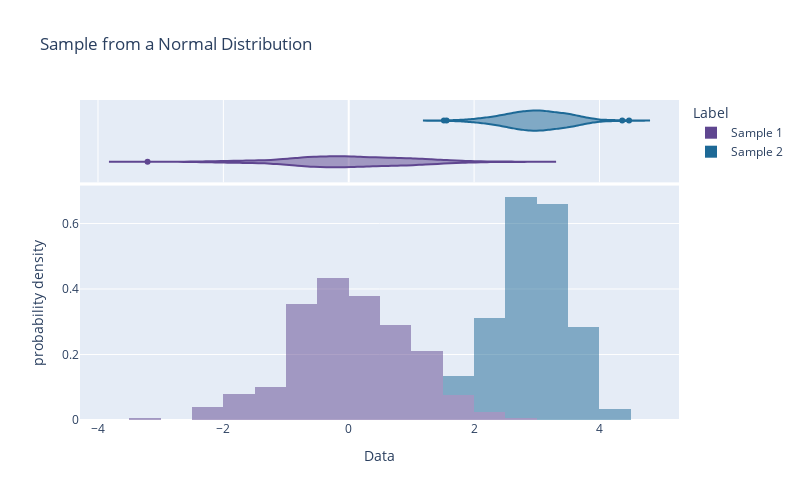

Notebook cell for this chart:
### Markdown cell above
3c. Add marginal violin-plots by setting the argument `marginal` as `'violin'`

### Code cell
fig = px.histogram(df, x='Data',
                   color='Label',
                   marginal="violin",
                   opacity=0.5,
                   color_discrete_sequence=px.colors.qualitative.Prism,
                   nbins=25,
                   histnorm='probability density',
                   height = 500, width = 800,
                   title='Sample from a Normal Distribution')
fig.show()

### Figure 1 — Plotly figure (JSON) as saved in the notebook; plotly's stock layout.template omitted (floating-point values rounded to 4 significant figures; data arrays with more than 128 entries replaced by an {"elided": "..."} marker saying what was removed)
{"data": [{"alignmentgroup": "True", "bingroup": "x", "histnorm": "probability density", "hovertemplate": "Label=Sample 1<br>Data=%{x}<br>probability density=%{y}<extra></extra>", "legendgroup": "Sample 1", "marker": {"color": "rgb(95, 70, 144)", "opacity": 0.5, "pattern": {"shape": ""}}, "name": "Sample 1", "nbinsx": 25, "offsetgroup": "Sample 1", "orientation": "v", "showlegend": true, "type": "histogram", "x": {"elided": "400 float values"}, "xaxis": "x", "yaxis": "y"}, {"alignmentgroup": "True", "hovertemplate": "Label=Sample 1<br>Data=%{x}<extra></extra>", "legendgroup": "Sample 1", "marker": {"color": "rgb(95, 70, 144)"}, "name": "Sample 1", "offsetgroup": "Sample 1", "scalegroup": "x", "showlegend": false, "type": "violin", "x": {"elided": "400 float values"}, "xaxis": "x2", "yaxis": "y2"}, {"alignmentgroup": "True", "bingroup": "x", "histnorm": "probability density", "hovertemplate": "Label=Sample 2<br>Data=%{x}<br>probability density=%{y}<extra></extra>", "legendgroup": "Sample 2", "marker": {"color": "rgb(29, 105, 150)", "opacity": 0.5, "pattern": {"shape": ""}}, "name": "Sample 2", "nbinsx": 25, "offsetgroup": "Sample 2", "orientation": "v", "showlegend": true, "type": "histogram", "x": {"elided": "400 float values"}, "xaxis": "x", "yaxis": "y"}, {"alignmentgroup": "True", "hovertemplate": "Label=Sample 2<br>Data=%{x}<extra></extra>", "legendgroup": "Sample 2", "marker": {"color": "rgb(29, 105, 150)"}, "name": "Sample 2", "offsetgroup": "Sample 2", "scalegroup": "x", "showlegend": false, "type": "violin", "x": {"elided": "400 float values"}, "xaxis": "x2", "yaxis": "y2"}], "layout": {"barmode": "relative", "height": 500, "legend": {"title": {"text": "Label"}, "tracegroupgap": 0}, "title": {"text": "Sample from a Normal Distribution"}, "width": 800, "xaxis": {"anchor": "y", "domain": [0, 1], "title": {"text": "Data"}}, "xaxis2": {"anchor": "y2", "domain": [0, 1], "matches": "x", "showgrid": true, "showticklabels": false}, "yaxis": {"anchor": "x", "domain": [0, 0.7326], "title": {"text": "probability density"}}, "yaxis2": {"anchor": "x2", "domain": [0.7426, 1], "matches": "y2", "showgrid": false, "showline": false, "showticklabels": false, "ticks": ""}}}
